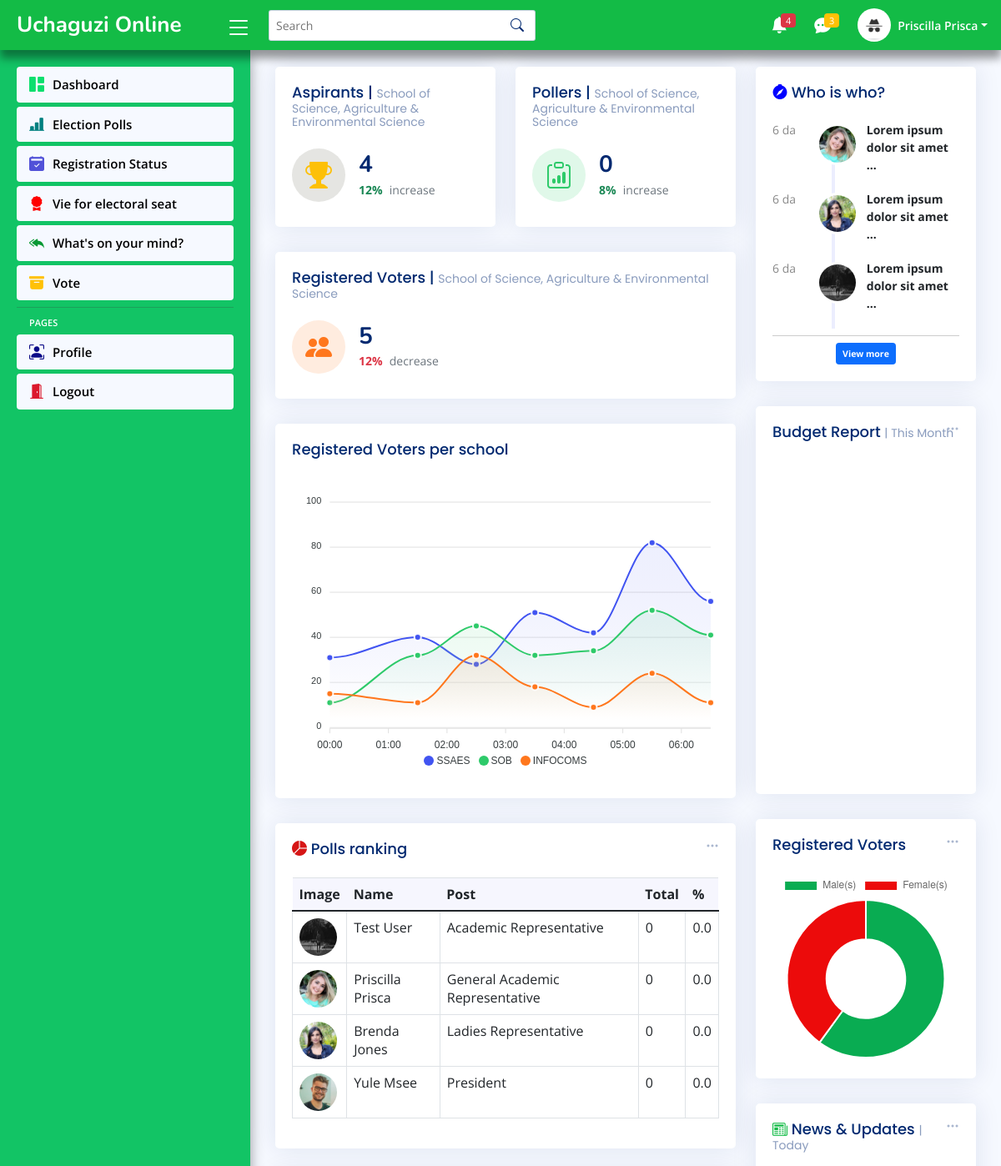
The page /voters/voter-homepage/ (signed in, upper part) on the database as committed earlier.
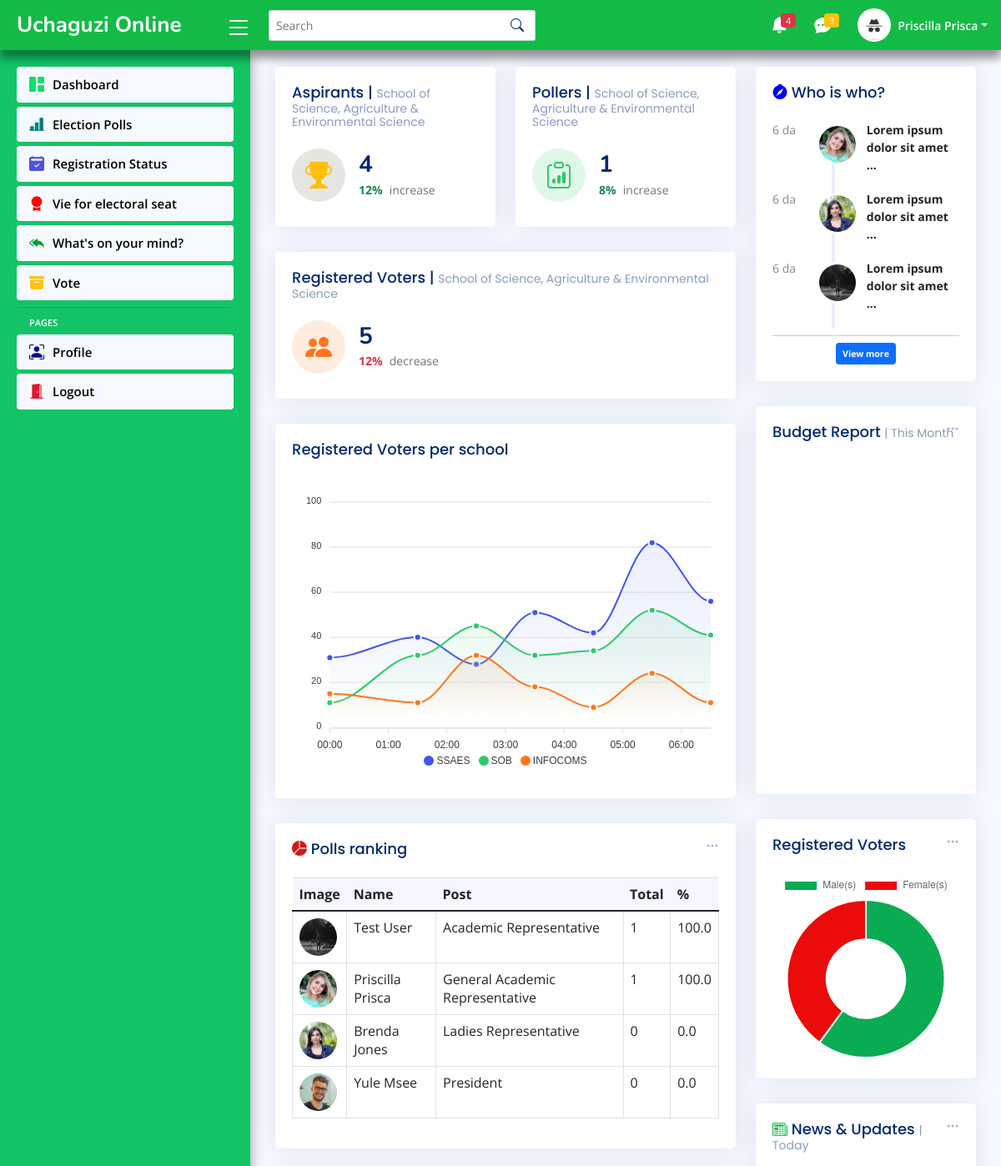
The same page on the database as committed later.
### polls/models.py (models this page shows, shortened)
class Polls(models.Model):
    id = models.CharField(max_length=15, primary_key=True, editable=False)
    name = models.OneToOneField(Aspirants, on_delete=models.CASCADE, editable=False)
    post = models.CharField(max_length=32, blank=False, editable=False)
    total_polls = models.PositiveIntegerField(default=0, editable=False)
    percentage = models.DecimalField(max_digits=4, decimal_places=1, default=0)
    created = models.DateTimeField(auto_now_add=True)
    edited = models.DateTimeField(auto_now=True)
    class Meta:
        verbose_name_plural = 'Polls'
        ordering = ['-total_polls']

### voters/models.py (models this page shows, shortened)
class Aspirants(models.Model):
    id = models.CharField(max_length=15, primary_key=True, editable=False, unique=True)
    name = models.OneToOneField(Voters, on_delete=models.CASCADE, editable=False)
    alias = models.CharField(max_length=25, blank=True)
    bio = models.TextField(blank=False)
    post = models.CharField(max_length=32, blank=False)
    slogan = models.CharField(max_length=50, blank=True)
    pic = models.ImageField(upload_to='Aspirant-Dps/', null=False)
    form = models.FileField(upload_to='Nomination-Forms/')
    nominate = models.BooleanField(default=False)
    votes = models.PositiveIntegerField(default=0)
    applied = models.DateTimeField(auto_now_add=True)
    edited = models.DateTimeField(auto_now=True)
    def __str__(self):
        return f'{str(self.name.voter).title()}'
    class Meta:
        verbose_name_plural = 'Aspirants'
        ordering = ['name']

class Voters(models.Model):
    id = models.CharField(max_length=15, primary_key=True, editable=False, unique=True)
    voter = models.OneToOneField(User, on_delete=models.CASCADE, editable=False)
    gender = models.CharField(max_length=7, blank=False)
    phone_no = models.CharField(max_length=14, blank=False)
    age = models.PositiveIntegerField(default=0, editable=False)
    dob = models.DateField(null=True, blank=False)
    profile_pic = models.ImageField(upload_to='VotersDps/', default='default.jpg')
    reg_no = models.CharField(max_length=14, blank=False)
    school = models.CharField(max_length=70, blank=False)
    year = models.CharField(max_length=12, blank=False)
    semester = models.CharField(max_length=1, blank=False)
    registered = models.BooleanField(default=False, editable=False)
    created = models.DateTimeField(auto_now_add=True)
    edited = models.DateTimeField(auto_now=True)
    def __str__(self):
        return f'{str(self.voter.username).title()}'
    class Meta:
        verbose_name_plural = 'Voters'
        ordering = ['voter']

### voters/views.py (the view, shortened to what this page needs)
# urls.py: path('voter-homepage/', views.homepage_view, name='voters_homepage'),
@login_required(login_url='voters_login')
@user_passes_test(lambda user: user.is_staff is False)
@user_passes_test(lambda user: user.voters.registered is True)
def homepage_view(request):
    blog_form = BlogForm()
    try:
        polled_obj = Polled.objects.get(user_id=request.user.voters.id)
    except Polled.DoesNotExist:
        polled_obj = ''
    registered_voters = Voters.objects.filter(registered=True, school=request.user.voters.school)
    pollers = Polled.objects.all().count()
    polls = Polls.objects.filter(name__name__school=request.user.voters.school).all().order_by('post', 'total_polls')
    total_aspirants = Aspirants.objects.filter(name__school=request.user.voters.school).count()
    blogs = Blog.objects.filter(blogger__name__school=request.user.voters.school, ).all().order_by('-written')
    polls_percentage = (pollers/registered_voters.count())*100
    context = {
        'blog_form': blog_form,
        'blogs': blogs, 'total_aspirants': total_aspirants, 'total_reg_voters': registered_voters.count(),
        'polled': pollers, 'user_has_polled': polled_obj, 'polls': polls, 'percentage': polls_percentage,
        'nominated': Aspirants.objects.filter(nominate=True, name__school=request.user.voters.school),
        'male_reg_voters': registered_voters.filter(registered=True, gender='Male', school=request.user.voters.school).count(),
        'female_reg_voters': registered_voters.filter(registered=True, gender='Female', school=request.user.voters.school).count(),
        'TotalRegVoters': Voters.objects.filter(school=request.user.voters.school, registered=True).all(),
    }
    return render(request, 'voters/homepage.html', context)

### voters/forms.py
class BlogForm(forms.ModelForm):
    message = forms.CharField(widget=forms.Textarea(attrs={'class': 'mb-2', 'placeholder': "What's on your mind ..."}), label='')
    class Meta:
        model = Blog
        fields = ['message']

### voters/templates/voters/homepage.html (shortened to what the changed rows need)
{% extends 'voters/base.html' %}{% block title %}Homepage{% endblock %}
{% load crispy_forms_tags %}{% load static %}
	{% block content %}
	<main id="main" class="main">
		<section class="section dashboard">
			<div class="row">
				<div class="col-lg-8">
					<div class="row">
						<div class="col-xxl-4 col-md-6">
							<div class="card info-card pollers-card">
								<div class="card-body">
									<div class="d-flex align-items-center">
										<div class="ps-3">
										<h6>{{ polled }}</h6>
										<span class="text-success small pt-1 fw-bold">8%</span> <span class="text-muted small pt-2 ps-1">increase</span>
										</div>
									</div>
								</div>
							</div>
						</div>
									<script>
										document.addEventListener("DOMContentLoaded", () => {
										new ApexCharts(document.querySelector("#RegVotersChart"), {
											series: [{
											name: 'SSAES',
											data: [31, 40, 28, 51, 42, 82, 56],
											}, {
											name: 'SOB',
											data: [11, 32, 45, 32, 34, 52, 41]
											}, {
											name: 'INFOCOMS',
											data: [15, 11, 32, 18, 9, 24, 11]
											}],
											chart: {
											height: 350,
											type: 'area',
											toolbar: {
												show: false
											},
											},
											markers: {
											size: 4
											},
											colors: ['#4154f1', '#2eca6a', '#ff771d'],
											fill: {
											type: "gradient",
											gradient: {
												shadeIntensity: 1,
												opacityFrom: 0.3,
												opacityTo: 0.4,
												stops: [0, 90, 100]
											}
											},
											dataLabels: {
											enabled: false
											},
											stroke: {
											curve: 'smooth',
											width: 2
											},
											xaxis: {
											type: 'datetime',
											categories: ["2018-09-19T00:00:00.000Z", "2018-09-19T01:30:00.000Z", "2018-09-19T02:30:00.000Z", "2018-09-19T03:30:00.000Z", "2018-09-19T04:30:00.000Z", "2018-09-19T05:30:00.000Z", "2018-09-19T06:30:00.000Z"]
											},
											tooltip: {
											x: {
												format: 'dd/MM/yy HH:mm'
											},
											}
										}).render();
										});
									</script>
						<div class="col-12">
							<div class="card recent-sales overflow-auto">
								<div class="card-body">
									<div class="table-responsive">
										<table class="table table-bordered table-condensed">
											<thead>
												<tr>
													<th scope="col">Image</th>
													<th scope="col">Name</th>
													<th scope="col">Post</th>
													<th scope="col">Total</th>
													<th scope="col">&percnt;</th>
												</tr>
											</thead>
											<tbody>
												{% for aspirant in polls %}
												<tr>
													<td><img src="{{ aspirant.name.pic.url }}" alt="image" class="rounded-circle" height="45px" width="45px"></td>
													<td>{{ aspirant.name|title }}</td>
													<td>{{ aspirant.post }}</td>
													<td>{{ aspirant.total_polls }}</td>
													<td>{{ aspirant.percentage }}</td>
												</tr>
												{% endfor %}
											</tbody>
										</table>
									</div>
								</div>
							</div>
						</div>
					</div>
				</div>
							<script>
								document.addEventListener("DOMContentLoaded", () => {
								var budgetChart = echarts.init(document.querySelector("#budgetChart")).setOption({
									legend: {
									data: ['Allocated Budget', 'Actual Spending']
									},
									radar: {
									shape: 'circle',
									indicator: [{
										name: 'Sales',
										max: 6500
										},
										{
										name: 'Administration',
										max: 16000
										},
										{
										name: 'Information Technology',
										max: 30000
										},
										{
										name: 'Customer Support',
										max: 38000
										},
										{
										name: 'Development',
										max: 52000
										},
										{
										name: 'Marketing',
										max: 25000
										}
									]
									},
									series: [{
									name: 'Budget vs spending',
									type: 'radar',
									data: [{
										value: [4200, 3000, 20000, 35000, 50000, 18000],
										name: 'Allocated Budget'
										},
										{
										value: [5000, 14000, 28000, 26000, 42000, 21000],
										name: 'Actual Spending'
										}
									]
									}]
								});
								});
							</script>
							<script>
								document.addEventListener("DOMContentLoaded", () => {
								new Chart(document.querySelector('#votersChart'), {
									type: 'doughnut',
									data: {
									labels: [
										'Male(s)', 'Female(s)'
									],
									datasets: [{
										label: 'Registered Voters',
										data: [
											{{male_reg_voters}}, {{female_reg_voters}}
										],
										backgroundColor: [
											'#09ac52',
											'#ec0b0b',
										],
										hoverOffset: 4
									}]
									}
								});
								});
							</script>
			</div>
		</section>
	</main>
	{% endblock %}

Rows that differ between the two databases and show on the page:
changed Polls "Academic Representative": total_polls "0" → "1"; percentage "0.0" → "100.0"
changed Polls "General Academic Representative": total_polls "0" → "1"; percentage "0.0" → "100.0"
Other text that changed with them:
{{ polled }}: "0" → "1"
